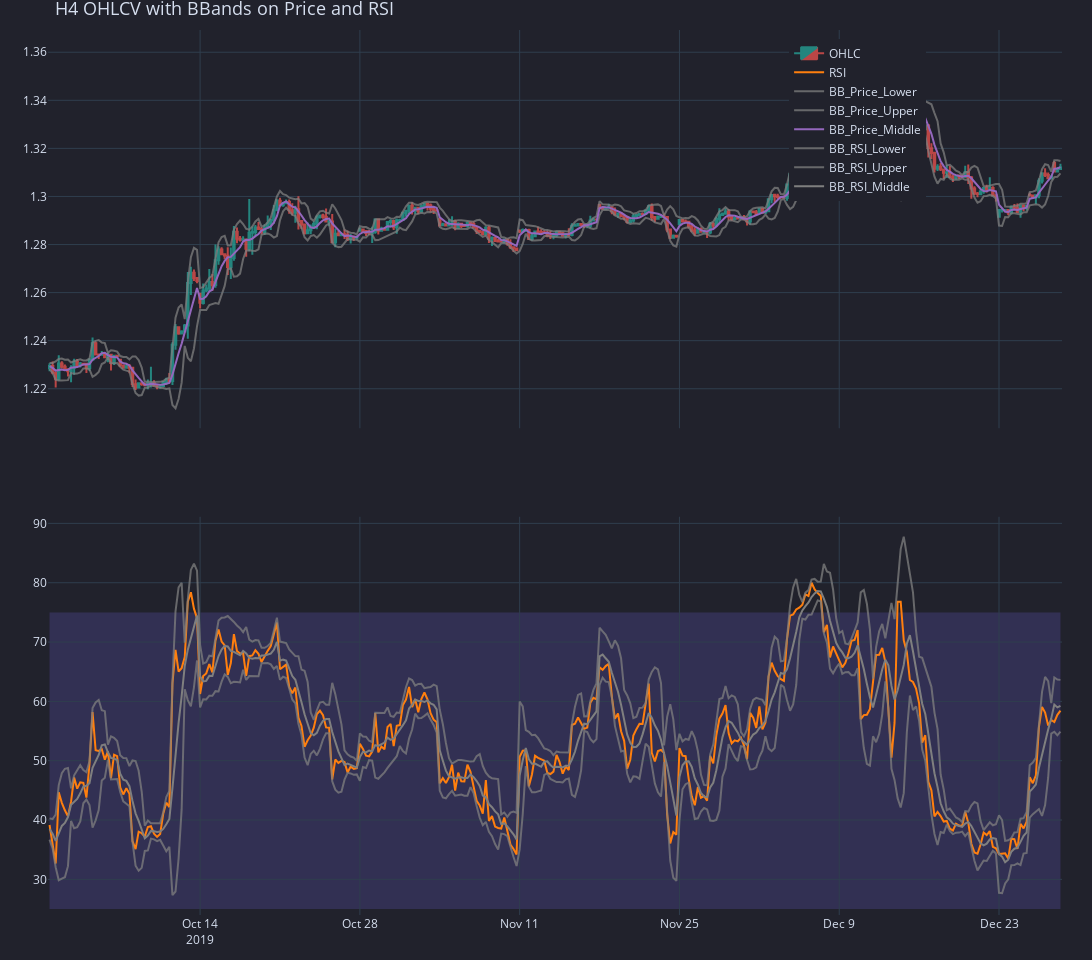

Notebook code for this chart:
### Code cell
slice_lower = '2019.10.01'
slice_higher = '2019.12.30'
fig = plot_strategy(slice_lower, slice_higher, h4_df, h4_rsi, 
                           h4_bbands, h4_bbands_rsi, 
                           clean_h4_entries, clean_h4_exits, 
                           long_trades, short_trades,
                           show_legend = True)

fig.show()

### Figure 1 — Plotly figure (JSON) as saved in the notebook; plotly's stock layout.template omitted (floating-point values rounded to 4 significant figures; data arrays with more than 128 entries replaced by an {"elided": "..."} marker saying what was removed)
{"data": [{"close": {"elided": "546 float values"}, "decreasing": {"fillcolor": "#ee534f", "line": {"color": "#ee534f"}}, "high": {"elided": "546 float values"}, "increasing": {"fillcolor": "#26a69a", "line": {"color": "#26a69a"}}, "low": {"elided": "546 float values"}, "name": "OHLC", "opacity": 0.75, "open": {"elided": "546 float values"}, "type": "candlestick", "uid": "c3cc420d-da00-4b7e-ac5f-250a97d88088", "x": {"elided": "546 str values"}, "xaxis": "x", "yaxis": "y"}, {"connectgaps": true, "name": "RSI", "showlegend": true, "type": "scatter", "uid": "ba34db40-66fe-4f74-8da4-5539ccae1d15", "x": {"elided": "546 str values"}, "xaxis": "x2", "y": {"elided": "546 float values"}, "yaxis": "y2"}, {"connectgaps": true, "line": {"color": "rgba(127,127,127,0.7500)"}, "mode": "lines", "name": "BB_Price_Lower", "showlegend": true, "type": "scatter", "uid": "f7151978-3a29-44df-9063-f092d0eb950b", "x": {"elided": "546 str values"}, "xaxis": "x", "y": {"elided": "546 float values"}, "yaxis": "y"}, {"connectgaps": true, "fillcolor": "rgba(128, 128, 128, 0.2)", "line": {"color": "rgba(127,127,127,0.7500)"}, "mode": "lines", "name": "BB_Price_Upper", "showlegend": true, "type": "scatter", "uid": "8d8d71ab-e75c-4d07-ba6d-36f00da889ca", "x": {"elided": "546 str values"}, "xaxis": "x", "y": {"elided": "546 float values"}, "yaxis": "y"}, {"connectgaps": true, "mode": "lines", "name": "BB_Price_Middle", "showlegend": true, "type": "scatter", "uid": "fa7a8a13-2e74-4b5f-adf0-f71976cd0bc2", "x": {"elided": "546 str values"}, "xaxis": "x", "y": {"elided": "546 float values"}, "yaxis": "y"}, {"connectgaps": true, "line": {"color": "rgba(127,127,127,0.7500)"}, "mode": "lines", "name": "BB_RSI_Lower", "showlegend": true, "type": "scatter", "uid": "e141db48-593b-423e-8b4b-57065b4de8c5", "x": {"elided": "546 str values"}, "xaxis": "x2", "y": {"elided": "546 float values"}, "yaxis": "y2"}, {"connectgaps": true, "fillcolor": "rgba(128, 128, 128, 0.2)", "line": {"color": "rgba(127,127,127,0.7500)"}, "mode": "lines", "name": "BB_RSI_Upper", "showlegend": true, "type": "scatter", "uid": "fbb122bc-8973-4ca5-affd-a64234e736eb", "x": {"elided": "546 str values"}, "xaxis": "x2", "y": {"elided": "546 float values"}, "yaxis": "y2"}, {"connectgaps": true, "mode": "lines", "name": "BB_RSI_Middle", "showlegend": true, "type": "scatter", "uid": "27b6c383-727c-40bc-9868-9c5286708628", "x": {"elided": "546 str values"}, "xaxis": "x2", "y": {"elided": "546 float values"}, "yaxis": "y2"}, {"marker": {"color": "limegreen", "line": {"color": "rgb(34,143,34)", "width": 1}, "size": 12, "symbol": "triangle-up"}, "mode": "markers", "name": "Entries", "showlegend": true, "type": "scatter", "uid": "55d6394c-cf10-4c7b-a49b-c11f86c1d327", "x": [], "y": []}, {"marker": {"color": "red", "line": {"color": "rgb(178,0,0)", "width": 1}, "size": 12, "symbol": "triangle-down"}, "mode": "markers", "name": "Exits", "showlegend": true, "type": "scatter", "uid": "bb286a3a-2785-432d-82ee-fa374bfbdeab", "x": [], "y": []}, {"marker": {"color": "limegreen", "line": {"color": "rgb(34,143,34)", "width": 1}, "size": 8, "symbol": "triangle-up"}, "mode": "markers", "name": "Entries", "showlegend": false, "type": "scatter", "uid": "d13c0430-92f3-44ee-b0f6-1520d73d2aec", "x": [], "xaxis": "x2", "y": [], "yaxis": "y2"}, {"marker": {"color": "red", "line": {"color": "rgb(178,0,0)", "width": 1}, "size": 8, "symbol": "triangle-down"}, "mode": "markers", "name": "Exits", "showlegend": false, "type": "scatter", "uid": "12441de1-ac6d-49d0-97e0-9dee4d13d2f6", "x": [], "xaxis": "x2", "y": [], "yaxis": "y2"}], "layout": {"height": 960, "legend": {"orientation": "h", "traceorder": "normal", "x": 0.1, "xanchor": "right", "y": 0.99, "yanchor": "top"}, "margin": {"b": 30, "l": 30, "r": 30, "t": 30}, "shapes": [{"fillcolor": "mediumslateblue", "layer": "below", "line": {"width": 0}, "opacity": 0.2, "type": "rect", "x0": "2019-10-01T00:00:00+00:00", "x1": "2019-12-30T20:00:00+00:00", "xref": "x2", "y0": 25, "y1": 75, "yref": "y2"}], "showlegend": true, "title": {"font": {"size": 18}, "text": "H4 OHLCV with BBands on Price and RSI"}, "width": 1280, "xaxis": {"anchor": "y", "domain": [0, 1], "matches": "x2", "rangebreaks": [{"values": {"elided": "146 str values"}}], "rangeslider": {"visible": false}, "showticklabels": false}, "xaxis2": {"anchor": "y2", "domain": [0, 1], "rangebreaks": [{"values": {"elided": "146 str values"}}]}, "yaxis": {"anchor": "x", "domain": [0.55, 1]}, "yaxis2": {"anchor": "x2", "domain": [0, 0.45]}}}
